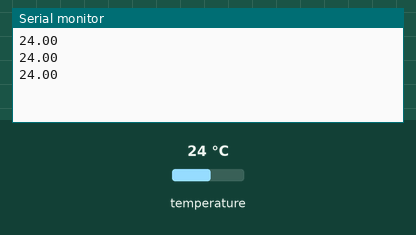
A sketch run on a simulated Arduino Uno, built with avr-gcc and run on an emulated ATmega328P. Parts: the last lines printed to the serial monitor. The inputs (shaded band) are chosen by the test bench; at power-on: temperature 24 °C.

Above: at 2.2 s.
2.3 s: temperature set to 12 °C
At 3.4 s:
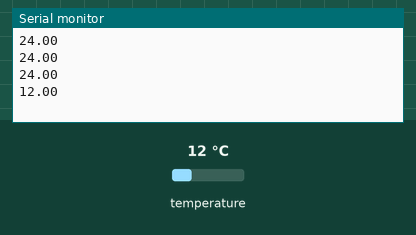
3.8 s: temperature set to 19 °C
At 4.8 s:
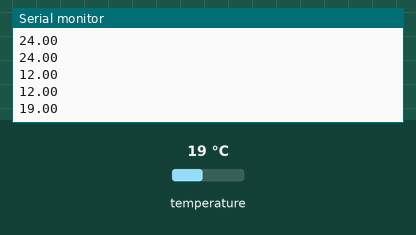
Timing chart, 0 to 6.8 s (numbered marks = the images above; inputs shaded):
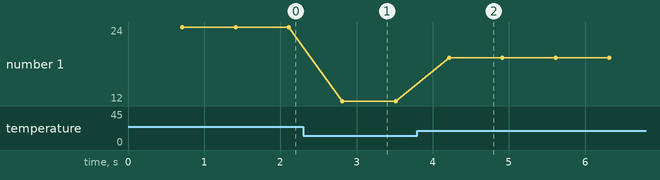

Measured:
- after the input at 2.3 s, the serial monitor: prints a new line after 0.51 s (image 1)
- after the input at 3.8 s, the serial monitor: prints a new line after 0.42 s (image 2)
- plotted number 1: 24 → 12 after the input at 2.3 s, 12 → 19 after the input at 3.8 s

The sketch:

sousvide.ino
```cpp
#include <OneWire.h>

const unsigned int  PIN_TEMPPROBE = 10;
const unsigned int  INTERVAL = 700;

OneWire  ds(PIN_TEMPPROBE);
unsigned long previousMillis = 0;

void setup(void) {
  Serial.begin(9600);
}

void loop(void) {
  unsigned long currentMillis = millis();

  if (currentMillis < previousMillis) {
    previousMillis = 0;
  }

  if(currentMillis - previousMillis > INTERVAL) {
    previousMillis = currentMillis;
    Serial.println(temperature(0));
  }
}

float temperature(byte loggingEnabled) {
  byte i;
  byte present = 0;
  byte data[12];

  ds.reset();
  ds.skip();
  ds.write(0x44);
  present = ds.reset();
  ds.skip();
  ds.write(0xBE);

  for ( i = 0; i < 9; i++) {
    data[i] = ds.read();
  }

  if (loggingEnabled) {
    Serial.print("  Data = ");
    Serial.print(present,HEX);
    Serial.print(" ");
    for ( i = 0; i < 9; i++) {
      Serial.print(data[i], HEX);
      Serial.print(" ");
    }
    Serial.print(" CRC=");
    Serial.println(OneWire::crc8(data, 8), HEX);
  }

  return ((data[1] << 8) + data[0]) / 16.0;
}
```
